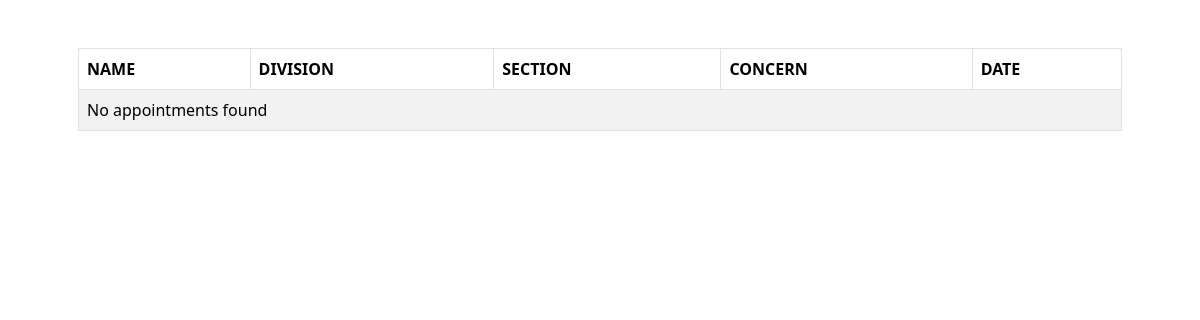
Before: /display_appointments.php with the older database file.
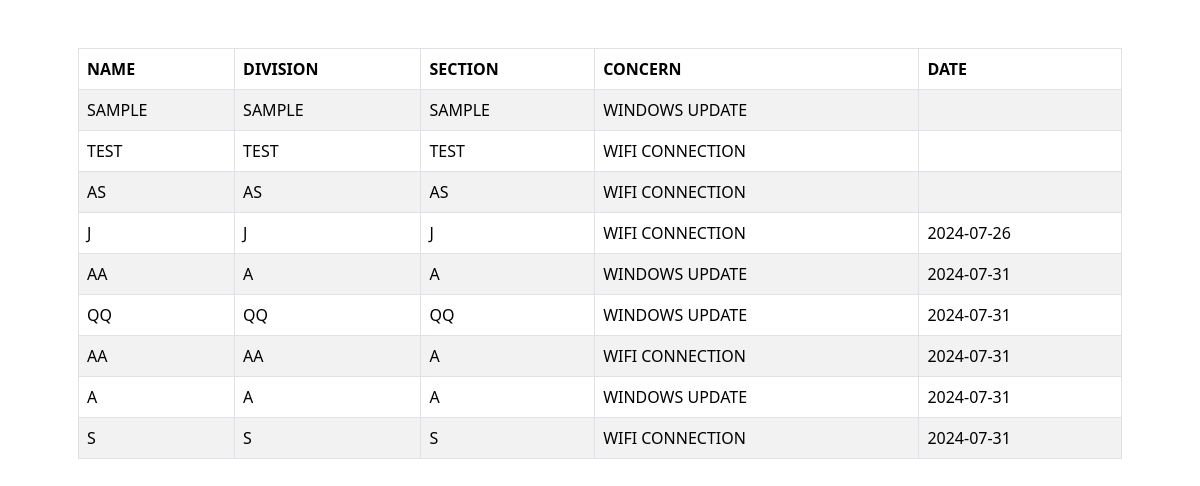
After: the same page with the newer database file.
### tables this page shows
CREATE TABLE `appointment` (
  `id` int(11) NOT NULL,
  `full_name` varchar(255) NOT NULL,
  `division` varchar(255) NOT NULL,
  `section` varchar(255) NOT NULL,
  `concern` varchar(255) NOT NULL,
  `date` date DEFAULT NULL,
  `created_at` timestamp NOT NULL DEFAULT current_timestamp()
);

### display_appointments.php (the view, shortened to what this page needs)
<?php
    require_once 'connection/config.php';
    $sql = "SELECT * FROM appointment ORDER BY date ASC";
    $result = $conn->query($sql);
?>
<!DOCTYPE html>
    <html lang="en">
    <head>
        <link href="https://cdn.jsdelivr.net/npm/bootstrap@5.3.3/dist/css/bootstrap.min.css" rel="stylesheet">
    </head>
    <body>
        <div class="container p-5">
            <div class="table-responsive">
                <table class="table table-bordered table-striped">
                    <thead>
                        <tr>
                            <th>NAME</th>
                            <th>DIVISION</th>
                            <th>SECTION</th>
                            <th>CONCERN</th>
                            <th>DATE</th>
                        </tr>
                    </thead>
                    <tbody>
                        <?php
                            if($result->num_rows > 0){
                                while($row = $result->fetch_assoc()){
                                    echo "<tr>";
                                    echo "<td>" . $row['full_name'] . "</td>";
                                    echo "<td>" . $row['division'] . "</td>";
                                    echo "<td>" . $row['section'] . "</td>";
                                    echo "<td>" . $row['concern'] . "</td>";
                                    echo "<td>" . $row['date'] . "</td>";
                                    echo "</tr>";
                                }
                            }else{
                                echo "<tr><td colspan='5'>No appointments found</td></tr>";
                            }
                        ?>
                    </tbody>
                </table>
            </div>
        </div>
    </body>
</html>

Changed rows visible on the page:
added appointment: full_name "SAMPLE", division "SAMPLE", section "SAMPLE", concern "WINDOWS UPDATE"
added appointment: full_name "TEST", division "TEST", section "TEST", concern "WIFI CONNECTION"
added appointment: full_name "AS", division "AS", section "AS", concern "WIFI CONNECTION"
added appointment: full_name "J", division "J", section "J", concern "WIFI CONNECTION", date "2024-07-26"
added appointment: full_name "AA", division "A", section "A", concern "WINDOWS UPDATE", date "2024-07-31"
added appointment: full_name "QQ", division "QQ", section "QQ", concern "WINDOWS UPDATE", date "2024-07-31"
added appointment: full_name "AA", division "AA", section "A", concern "WIFI CONNECTION", date "2024-07-31"
added appointment: full_name "A", division "A", section "A", concern "WINDOWS UPDATE", date "2024-07-31"
added appointment: full_name "S", division "S", section "S", concern "WIFI CONNECTION", date "2024-07-31"
Other visible differences:
text no longer shown: "No appointments found"
